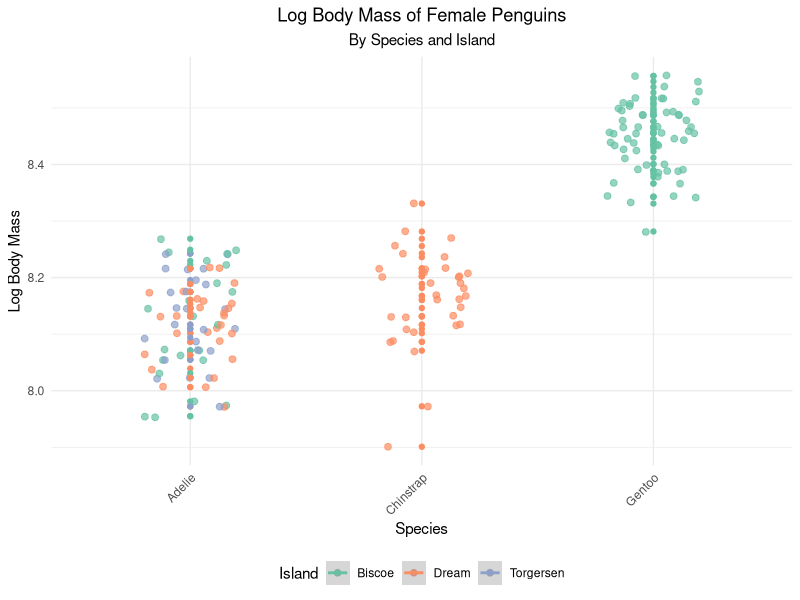

Source code (R): (Note: this script raises an error after producing the figure.)
## Week4 dplyr package HW
## created by: Kyle Bosworth
## 09/24/24
## here() starts at C:/Users/boz/Desktop/Repositories/Bosworth
## load libraries
library(palmerpenguins)
library(tidyverse)
library(here)
library(ggplot2)

# analysis (looking at the data)
view(penguins)
head(penguins)
tail(penguins)
glimpse(penguins)

penguins_clean <- penguins %>%
  drop_na(species, island, sex)
# summary of the cleaned dataset
summary(penguins_clean)
# view cleaned dataset w/out NAs
head(penguins_clean)
# calculate mean and variance of BODYmass by island, species, and sex
body_mass_stats <- penguins_clean %>%
  group_by(island, species, sex) %>%
  summarize(
    mean_BODYmass = mean(body_mass_g),
    var_BODYmass = var(body_mass_g),
    .groups = "drop")
# view stats table results
print(body_mass_stats)

# filter male penguinz and calculate stats with log body mass and selected columns
penguins_clean_female <- penguins %>%
  drop_na(species, island, sex, body_mass_g) %>%
  filter(sex == "female") %>%
  mutate(log_body_mass = log(body_mass_g)) %>%
  select(species, island, sex, log_body_mass)
# create the plot!
penguinplot1<-ggplot(data=penguins_clean_female,
                     mapping = aes(x = species, 
                                   y = log_body_mass, 
                                   color = island)) +
                     geom_point(position = position_jitter(width = 0.2), size = 2, alpha = 0.7) +  # Jittered points for individual data
  geom_point()+
  geom_smooth(method = "lm") +
    labs(title = "Log Body Mass of Female Penguins",
         subtitle = "By Species and Island",
         x = "Species",
         y = "Log Body Mass",
         color = "Island") +
    scale_color_brewer(palette = "Set2") +  # Color palette for islands
    theme_minimal() + theme(
      axis.text.x = element_text(angle = 45, 
                                 hjust = 1),  # Rotate x-axis labels for better readability
      legend.position = "bottom",  # Position the legend at the bottom
      plot.title = element_text(hjust = 0.5),  # Center the title
      plot.subtitle = element_text(hjust = 0.5))  # Center the subtitle
#save to outputs folder!

ggsave(filename = here("outputs","female_penguins.png"), 
       plot = point_plot, 
       width = 10, height = 6)

